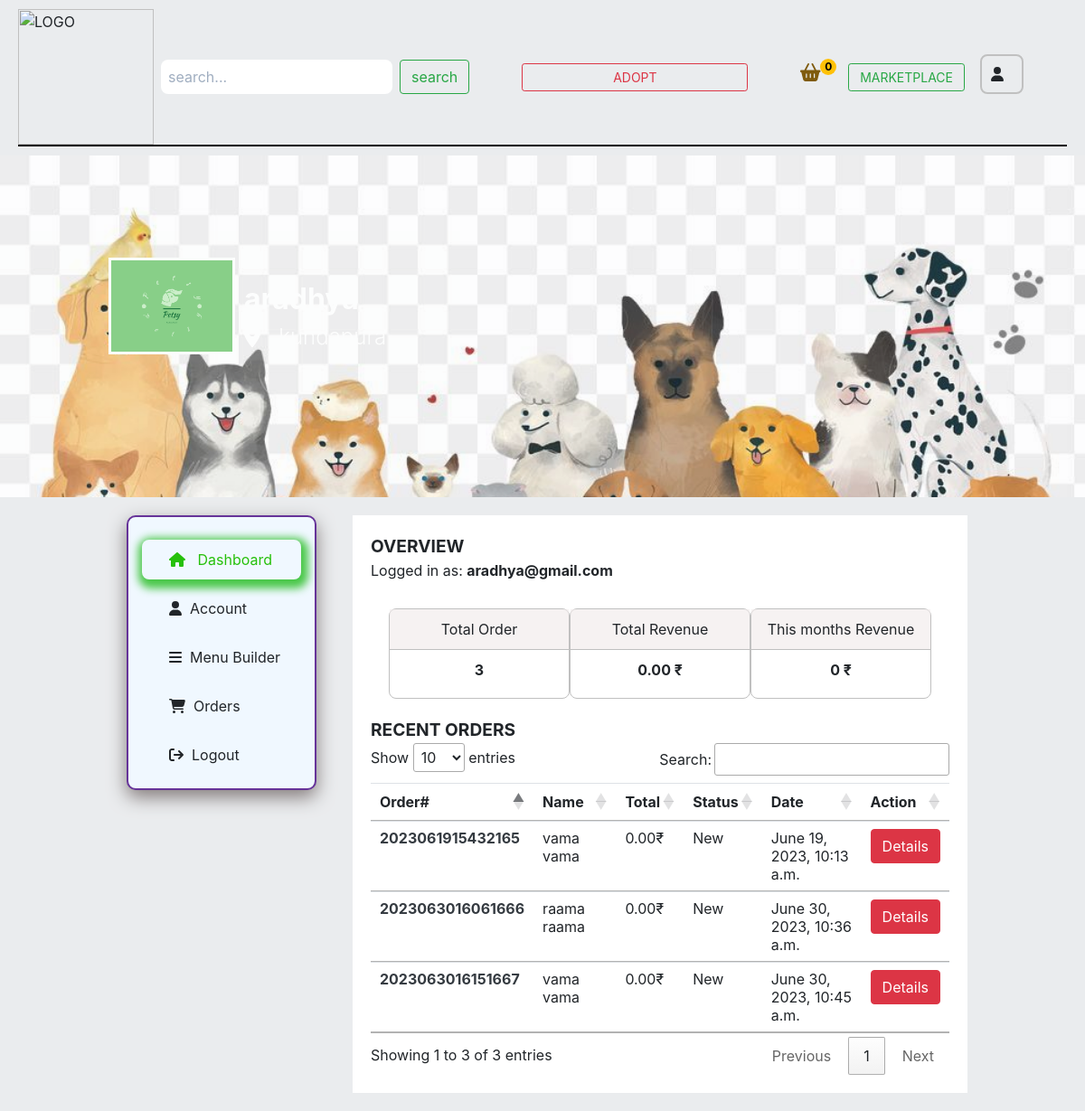
Page /accounts/vendor_account/ (signed in) on the committed database.
### vendor/models.py (models this page shows, shortened)
class Vendor(models.Model):
    user = models.OneToOneField(User, related_name='user', on_delete=models.CASCADE)
    user_profile = models.OneToOneField(UserProfile, related_name='user_profile', on_delete=models.CASCADE)
    vendor_name = models.CharField(max_length=50)
    vendor_licence = models.ImageField(upload_to= 'vendor/licence')
    vendor_slug = models.SlugField(max_length=100,unique=True)
    is_approved = models.BooleanField(default=False)
    created_date = models.DateTimeField(auto_now_add=True)
    modified_at = models.DateTimeField(auto_now=True)
    def __str__(self):
        return self.vendor_name

### accounts/models.py (models this page shows, shortened)
class UserProfile(models.Model):
    user = models.OneToOneField(User, on_delete=models.CASCADE, blank=True, null=True)
    profile_picture = models.ImageField(upload_to='media/users/profile_picture', blank=True, null=True)
    cover_photo = models.ImageField(upload_to='media/users/cover_photo', blank=True, null=True)
    address = models.CharField(max_length=250, blank=True, null=True)
    country = models.CharField(max_length=20, blank=True, null=True)
    state = models.CharField(max_length=20, blank=True, null=True)
    city = models.CharField(max_length=20, blank=True, null=True)
    pin_code = models.CharField(max_length=6, blank=True, null=True)
    latitude = models.CharField(max_length=20, blank=True, null=True)
    longitude = models.CharField(max_length=6, blank=True, null=True)
    created_at = models.DateTimeField(auto_now_add=True)
    modified_at = models.DateTimeField(auto_now=True)

class User(AbstractBaseUser):
    VENDOR = 1
    CUSTOMER = 2
    ROLE_CHOICE = (
        (VENDOR, 'Vendor'),
        (CUSTOMER, 'Customer')
    )
    first_name = models.CharField(max_length=50)
    last_name = models.CharField(max_length=50)
    username = models.CharField(max_length=50, unique=True)
    email = models.EmailField(max_length=100, unique=True)
    phone_number = models.CharField(max_length=12, blank=True)
    role = models.PositiveSmallIntegerField(choices=ROLE_CHOICE, blank=True, null=True)
    date_joined = models.DateTimeField(auto_now_add=True)
    last_login = models.DateTimeField(auto_now_add=True)
    created_date = models.DateTimeField(auto_now_add=True)
    modified_date = models.DateTimeField(auto_now=True)
    is_admin = models.BooleanField(default=False)
    is_staff = models.BooleanField(default=False)
    is_active = models.BooleanField(default=False)
    is_superadmin = models.BooleanField(default=False)
    USERNAME_FIELD = 'email'
    REQUIRED_FIELDS = ['username', 'first_name', 'last_name']
    objects = UserManager()

### orders/models.py (models this page shows, shortened)
class Order(models.Model):
    STATUS = (
        ('New','New'),
        ('Accepted','Accepted'),
        ('Completed','Completed'),
        ('Cancelled','Cancelled'),
    )
    user = models.ForeignKey(User,on_delete=models.SET_NULL,null=True)
    payment = models.ForeignKey(Payment,on_delete=models.SET_NULL,blank=True,null=True)
    vendors = models.ManyToManyField(Vendor,blank=True,)
    order_number = models.CharField(max_length=20)
    first_name = models.CharField(max_length=50)
    last_name = models.CharField(max_length=50)
    phone = models.CharField(max_length=20,blank=True)
    email = models.EmailField(max_length=50)
    address = models.CharField(max_length=100)
    country = models.CharField(max_length=50,blank=True)
    state = models.CharField(max_length=50)
    city = models.CharField(max_length=20)
    pin_code = models.CharField(max_length=20)
    total = models.FloatField()
    tax_data = models.JSONField(blank=True,help_text= "Data format: {'tax_type':{'tax_percentage':'tax_amount'}}",null=True)
    total_data = models.JSONField(blank=True,null=True)
    total_tax = models.FloatField()
    payment_method = models.CharField(max_length=25)
    status = models.CharField(max_length=15, choices=STATUS, default='New')
    is_ordered = models.BooleanField(default=False)
    created_at = models.DateTimeField(auto_now_add=True)
    updated_at = models.DateTimeField(auto_now=True)
    @property
    def name(self):
        return f'{self.first_name} {self.last_name}'
    def get_total_by_vendor(self):
        vendor = Vendor.objects.get(user = request_object.user)
        subtotal = 0
        tax = 0
        tax_dict = {}
        if self.total_data:
            total_data = json.loads(self.total_data)
            data = total_data.get(str(vendor.id))
        grand_total = float(subtotal) + float(tax)
        context = {
            'subtotal': subtotal,
            'tax_dict': tax_dict,
            'grand_total': grand_total,
        }
        return context

### accounts/views.py (the view)
# urls.py: path('vendor_account/', views.vendor_account, name='vendor_account'),
@login_required(login_url='login')
@user_passes_test(check_user_role_for_vendor)
def vendor_account(request):
    vendor = Vendor.objects.get(user = request.user)
    orders = Order.objects.filter(vendors__in = [vendor.id],is_ordered = True).order_by('-created_at')
    recent_orders = orders[:5]
    total_revenue  = 0
    for i in orders:
        total_revenue += i.get_total_by_vendor()['grand_total']
    current_month = datetime.datetime.now().month
    current_month_order = orders.filter(vendors__in = [vendor.id],created_at__month = current_month)
    current_month_revenue = 0
    for i in current_month_order:
        current_month_revenue += i.get_total_by_vendor()['grand_total']
    context = {
        'vendor':vendor,
        'orders':orders,
        'recent_orders':recent_orders,
        'order_count':orders.count(),
        'total_revenue':total_revenue,
        'current_month_revenue':current_month_revenue
    }
    return render(request, 'accounts/vendor_account.html',context )

### accounts/context_processors.py (called while the page is built)
def get_vendor(request):
    try:
        vendor = Vendor.objects.get(user=request.user)
    except:
        vendor =None
    return dict(vendor=vendor)

def get_user_profile(request):
    try:
        user_profile = UserProfile.objects.get(user= request.user)
    except:
        user_profile = None
    return dict(user_profile=user_profile)

def get_google_api(request):
    return {'GOOGLE_API_KEY': settings.GOOGLE_API_KEY}

def get_paypal_clint_id(request):
    return{'PAYPAL_CLINT_ID':settings.PAYPAL_CLINT_ID}

### accounts/views.py (called while the page is built)
def check_user_role_for_vendor(user):
    if user.role == 1:
        return True
    else:
        raise PermissionDenied

### marketplace/context_processors.py (called while the page is built)
def get_cart_counter(request):
    cart_count = 0
    if request.user.is_authenticated:
        try:
            cart_items = Cart.objects.filter(user=request.user)
            if cart_items:
                for cart_item in cart_items:
                    cart_count += cart_item.quantity
            else:
                cart_count = 0
        except:
            cart_count = 0
    return dict(cart_count=cart_count)

### orders/request_object.py (called while the page is built)
def RequestObjectMiddleware(get_response):
    def middleware(request):
        models.request_object = request
        response = get_response(request)
        return response
    return middleware

### templates/accounts/vendor_account.html (shortened to what this page needs)
{% extends 'accounts/base.html'%} {% block content %}
<html lang="en">
<head>
</head>
<body>
    {% include 'include/cover.html'%} {%include 'include/alert.html'%}
    <div class="cus_dashboard">
        <div class="sidebar">
            {%include 'include/v_side_menu.html'%}
        </div>
        <div class="dashboard">
            <div class="order_details">
                <div class="title text-uppercase" style="font-size: larger; font-weight: bolder;">
                    OVERVIEW
                </div>
                <span>Logged in as: <strong>{{user.email}}</strong></span>
                <div class="order_count">
                    <div class="total_order text-center">
                        <div class="order_head bg_gray">Total Order</div>
                        <a href="">
                            <div class="order_body"><strong>{{order_count}}</strong></div>
                        </a>
                    </div>
                    <div class="total_order text-center">
                        <div class="order_head bg_gray">Total Revenue</div>
                        <div class="order_body">
                            <strong>{{total_revenue | floatformat:2}} ₹</strong></div>
                    </div>
                    <div class="total_order text-center">
                        <div class="order_head bg_gray">This months Revenue</div>
                        <div class="order_body"><strong>{{current_month_revenue}} ₹</strong></div>
                    </div>
                </div>
            </div>
            <div class="order_detail">
                <div class="title text-uppercase" style="font-size: larger; font-weight: bolder;">
                    RECENT ORDERS
                </div>
                <table class="table table-hover" id = "myOrdersTable">
                    <thead>
                        <tr>
                            <th scope="col">Order#</th>
                            <th scope="col">Name</th>
                            <th scope="col">Total</th>
                            <th scope="col">Status</th>
                            <th scope="col">Date</th>
                            <th scope="col">Action</th>
                        </tr>
                    </thead>
                    <tbody>
                        {% for order in recent_orders %}
                        <tr>
                            <td><b><a href="{% url 'vendor_order_detail' order.order_number%}" class="text-dark">{{order.order_number}}</a></b></td>
                            <td>{{order.name}}</td>
                            <td>{{order.get_total_by_vendor.grand_total | floatformat:2}}₹</td>
                            <td>{{order.status}}</td>
                            <td>{{order.created_at}}</td>
                            <td>
                                <a href="{% url 'vendor_order_detail' order.order_number %}" class="btn btn-danger">Details</a>
                            </td>
                        </tr>
                        {%endfor%}
                    </tbody>
                </table>
            </div>
        </div>
    </div>
</body>
</html>
{%endblock%}

### templates/include/cover.html (shortened to what this page needs)
<!DOCTYPE html>
<html lang="en">
{%load static%}
<head>
</head>
<body>
    {% if vendor.user_profile.cover_photo %}
    <div class="cover_photo" style=" padding-top: 44px; padding-bottom: 176px; margin-bottom: 0px; background: url({{vendor.user_profile.cover_photo.url}}) no-repeat scroll 0 0 / cover; height: 10cm; ;">
        {% else %}
        <div class="page-section restaurant-detail-image-section" style=" background: url({% static 'img/bg-image2.jpg' %})  no-repeat scroll 0 0 / cover; height: 10cm; ">
            {% endif %}
            <div class="cover_content">
                <figure>
                    {% if vendor.user_profile.profile_picture %}
                    <div id="profile_photo" style="border: 3px solid white;">
                        <img id="profile" src="{{vendor.user_profile.profile_picture.url}}" alt="...">
                    </div>
                    {% else %}
                    <div id="profile_photo" style="border: 3px solid white;">
                        <img id="profile" src="{% static 'img/default-profile.PNG' %}" class="img-thumbnail" alt="..." style="z-index: 1; opacity: 1;">
                    </div>
                    {% endif %}
                </figure>
                <div class="vendor_info" style="color: white;">
                    <strong>{{vendor}}</strong>
                    <small>
                        <i class="fa fa-location-dot"></i>  &nbsp; {{ vendor.user_profile.address }}
                    </small>
                </div>
            </div>
        </div>
</body>
</html>

### templates/accounts/base.html (style rules this page uses)
* { box-sizing: border-box; padding: 0; margin: 0; }
body { background-color: rgba(231, 234, 236, 0.868); }

### templates/accounts/vendor_account.html (style rules this page uses)
.cus_dashboard { display: flex; width: 80%; margin: auto; }
.dashboard { background-color: white; width: 900px; padding: 20px; margin: 20px; }
.order_count { display: flex; justify-content: space-between; margin-top: 10px; padding: 20px; }
.bg_gray { background-color: rgba(241, 235, 235, 0.622); }
.order_count .total_order { border: 1px solid silver; width: 200px; height: 100px; border-radius: 8px; }
.order_head { border-bottom: 1px solid silver; padding: 10px 0; }
.order_body { padding: 10px 0; }

### templates/include/cover.html (style rules this page uses)
.cover_photo { position: relative; z-index: -1; opacity: 0.9; height: 300px; }
#profile_photo img { position: relative; display: inline; z-index: 1; }
#profile_photo { width: 140px; }
.cover_content { top: 30%; left: 10%; position: absolute; align-items: center; display: flex; }
.cover_content .vendor_info { margin-top: 20px; margin-left: 10px; display: flex; flex-direction: column; }
.cover_content .vendor_info strong { font-size: 2rem; font-weight: bold; }
.cover_content .vendor_info small { font-size: 1.5rem; font-weight: 300; }

### templates/include/v_side_menu.html (style rules this page uses)
a { text-decoration: none; }

### rows in the picture
Vendor: user_profile.cover_photo (picture), user_profile.profile_picture (picture)
User: email "aradhya@gmail.com"
Order: order_number "2023063016151667", name "vama vama", get_total_by_vendor.grand_total "0.00", status "New", created_at "June 30, 2023, 10:45 a.m."
Order: order_number "2023063016061666", name "raama raama", get_total_by_vendor.grand_total "0.00", status "New", created_at "June 30, 2023, 10:36 a.m."
Order: order_number "2023061915432165", name "vama vama", get_total_by_vendor.grand_total "0.00", status "New", created_at "June 19, 2023, 10:13 a.m."

### other values in the picture
{{ cart_count }} "0"
{{ order_count }} "3"
{{ total_revenue | floatformat:2 }} "0.00"
{{ current_month_revenue }} "0"
